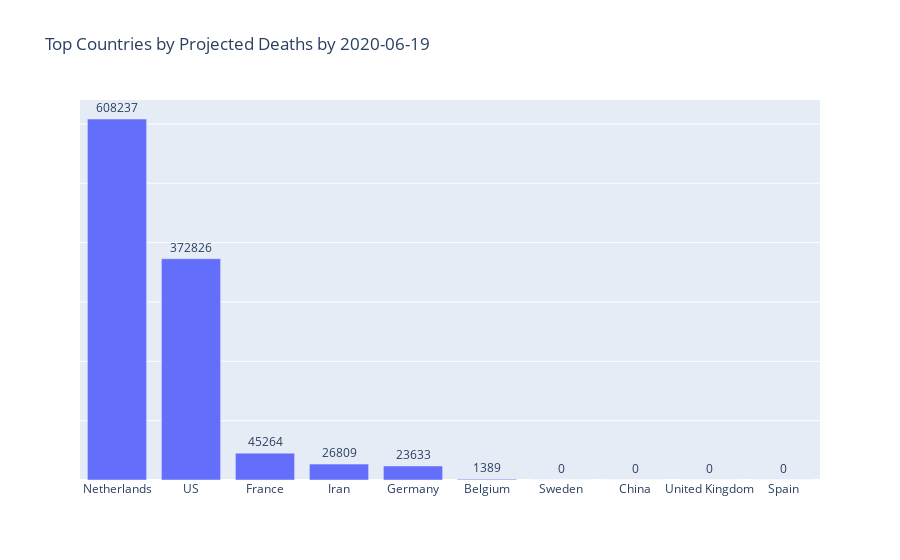

Notebook code for this chart:
### Code cell
totalcases = pd_sims_enddate.loc['projectedDeaths'].sort_values(ascending=False)
top10 = totalcases.head(10)
fig = go.Figure(go.Bar(x=top10.index, y=top10.values,
                      text=top10.values,
            textposition='outside'))
fig.update_layout(title_text='Top Countries by Projected Deaths by '+enddate)
fig.update_yaxes(showticklabels=False)

fig.show()

### Figure 1 — Plotly figure (JSON) as saved in the notebook; plotly's stock layout.template omitted (floating-point values rounded to 4 significant figures)
{"data": [{"text": [608237, 372826, 45264, 26809, 23633, 1389, 0, 0, 0, 0], "textposition": "outside", "type": "bar", "x": ["Netherlands", "US", "France", "Iran", "Germany", "Belgium", "Sweden", "China", "United Kingdom", "Spain"], "y": [608237, 372826, 45264, 26809, 23633, 1389, 0, 0, 0, 0]}], "layout": {"title": {"text": "Top Countries by Projected Deaths by 2020-06-19"}, "yaxis": {"showticklabels": false}}}
